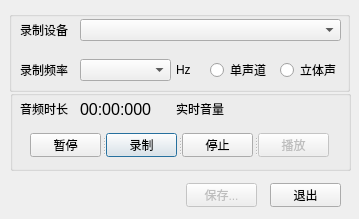
<?xml version="1.0" encoding="UTF-8"?>
<ui version="4.0">
 <class>KcAudioCaptureDlg</class>
 <widget class="QDialog" name="KcAudioCaptureDlg">
  <property name="geometry">
   <rect>
    <x>0</x>
    <y>0</y>
    <width>359</width>
    <height>219</height>
   </rect>
  </property>
  <property name="windowTitle">
   <string>Dialog</string>
  </property>
  <widget class="QComboBox" name="cbDeviceList">
   <property name="geometry">
    <rect>
     <x>80</x>
     <y>19</y>
     <width>261</width>
     <height>22</height>
    </rect>
   </property>
   <property name="font">
    <font/>
   </property>
  </widget>
  <widget class="QLabel" name="label">
   <property name="geometry">
    <rect>
     <x>20</x>
     <y>20</y>
     <width>60</width>
     <height>20</height>
    </rect>
   </property>
   <property name="font">
    <font/>
   </property>
   <property name="text">
    <string>录制设备</string>
   </property>
  </widget>
  <widget class="QLabel" name="label_3">
   <property name="geometry">
    <rect>
     <x>20</x>
     <y>60</y>
     <width>61</width>
     <height>20</height>
    </rect>
   </property>
   <property name="font">
    <font/>
   </property>
   <property name="text">
    <string>录制频率</string>
   </property>
  </widget>
  <widget class="QComboBox" name="cbRate">
   <property name="geometry">
    <rect>
     <x>80</x>
     <y>59</y>
     <width>91</width>
     <height>22</height>
    </rect>
   </property>
   <property name="font">
    <font/>
   </property>
  </widget>
  <widget class="QVolumnBar" name="wgVolumn" native="true">
   <property name="geometry">
    <rect>
     <x>232</x>
     <y>102</y>
     <width>101</width>
     <height>16</height>
    </rect>
   </property>
   <property name="font">
    <font/>
   </property>
  </widget>
  <widget class="QLabel" name="lbClock">
   <property name="geometry">
    <rect>
     <x>20</x>
     <y>97</y>
     <width>51</width>
     <height>24</height>
    </rect>
   </property>
   <property name="font">
    <font/>
   </property>
   <property name="text">
    <string>音频时长</string>
   </property>
  </widget>
  <widget class="QLabel" name="label_5">
   <property name="geometry">
    <rect>
     <x>176</x>
     <y>60</y>
     <width>21</width>
     <height>20</height>
    </rect>
   </property>
   <property name="font">
    <font/>
   </property>
   <property name="text">
    <string>Hz</string>
   </property>
  </widget>
  <widget class="QLabel" name="lbTime">
   <property name="enabled">
    <bool>true</bool>
   </property>
   <property name="geometry">
    <rect>
     <x>80</x>
     <y>97</y>
     <width>81</width>
     <height>24</height>
    </rect>
   </property>
   <property name="font">
    <font>
     <pointsize>12</pointsize>
     <bold>false</bold>
    </font>
   </property>
   <property name="text">
    <string>00:00:000</string>
   </property>
  </widget>
  <widget class="QRadioButton" name="rbMono">
   <property name="geometry">
    <rect>
     <x>210</x>
     <y>60</y>
     <width>61</width>
     <height>20</height>
    </rect>
   </property>
   <property name="font">
    <font/>
   </property>
   <property name="text">
    <string>单声道</string>
   </property>
  </widget>
  <widget class="QRadioButton" name="rbStereo">
   <property name="geometry">
    <rect>
     <x>280</x>
     <y>60</y>
     <width>61</width>
     <height>20</height>
    </rect>
   </property>
   <property name="font">
    <font/>
   </property>
   <property name="text">
    <string>立体声</string>
   </property>
  </widget>
  <widget class="QLabel" name="lbVolumn">
   <property name="geometry">
    <rect>
     <x>176</x>
     <y>97</y>
     <width>51</width>
     <height>24</height>
    </rect>
   </property>
   <property name="font">
    <font/>
   </property>
   <property name="text">
    <string>实时音量</string>
   </property>
  </widget>
  <widget class="QSplitter" name="splitter">
   <property name="geometry">
    <rect>
     <x>30</x>
     <y>133</y>
     <width>300</width>
     <height>24</height>
    </rect>
   </property>
   <property name="font">
    <font/>
   </property>
   <property name="orientation">
    <enum>Qt::Horizontal</enum>
   </property>
   <property name="handleWidth">
    <number>5</number>
   </property>
   <widget class="QPushButton" name="btPause">
    <property name="font">
     <font/>
    </property>
    <property name="text">
     <string>暂停</string>
    </property>
    <property name="icon">
     <iconset resource="../icons.qrc">
      <normaloff>:/icon/pause</normaloff>:/icon/pause</iconset>
    </property>
    <property name="autoDefault">
     <bool>false</bool>
    </property>
    <property name="default">
     <bool>false</bool>
    </property>
    <property name="flat">
     <bool>false</bool>
    </property>
   </widget>
   <widget class="QPushButton" name="btStart">
    <property name="font">
     <font/>
    </property>
    <property name="text">
     <string>录制</string>
    </property>
    <property name="icon">
     <iconset resource="../icons.qrc">
      <normaloff>:/icon/record</normaloff>:/icon/record</iconset>
    </property>
    <property name="default">
     <bool>false</bool>
    </property>
    <property name="flat">
     <bool>false</bool>
    </property>
   </widget>
   <widget class="QPushButton" name="btStop">
    <property name="font">
     <font/>
    </property>
    <property name="text">
     <string>停止</string>
    </property>
    <property name="icon">
     <iconset resource="../icons.qrc">
      <normaloff>:/icon/stop</normaloff>:/icon/stop</iconset>
    </property>
    <property name="autoDefault">
     <bool>false</bool>
    </property>
    <property name="default">
     <bool>false</bool>
    </property>
    <property name="flat">
     <bool>false</bool>
    </property>
   </widget>
   <widget class="QPushButton" name="btPlay">
    <property name="enabled">
     <bool>false</bool>
    </property>
    <property name="font">
     <font/>
    </property>
    <property name="text">
     <string>播放</string>
    </property>
    <property name="icon">
     <iconset resource="../icons.qrc">
      <normaloff>:/icon/play</normaloff>:/icon/play</iconset>
    </property>
    <property name="autoDefault">
     <bool>false</bool>
    </property>
    <property name="flat">
     <bool>false</bool>
    </property>
   </widget>
  </widget>
  <widget class="QGroupBox" name="groupBox">
   <property name="enabled">
    <bool>false</bool>
   </property>
   <property name="geometry">
    <rect>
     <x>9</x>
     <y>11</y>
     <width>341</width>
     <height>81</height>
    </rect>
   </property>
   <property name="font">
    <font/>
   </property>
   <property name="title">
    <string/>
   </property>
   <property name="flat">
    <bool>false</bool>
   </property>
   <property name="checkable">
    <bool>false</bool>
   </property>
  </widget>
  <widget class="QGroupBox" name="groupBox_2">
   <property name="geometry">
    <rect>
     <x>10</x>
     <y>90</y>
     <width>341</width>
     <height>81</height>
    </rect>
   </property>
   <property name="font">
    <font/>
   </property>
   <property name="title">
    <string/>
   </property>
  </widget>
  <widget class="QWaveBar" name="wgWave" native="true">
   <property name="geometry">
    <rect>
     <x>21</x>
     <y>176</y>
     <width>150</width>
     <height>36</height>
    </rect>
   </property>
  </widget>
  <widget class="QPushButton" name="btOk">
   <property name="enabled">
    <bool>false</bool>
   </property>
   <property name="geometry">
    <rect>
     <x>186</x>
     <y>183</y>
     <width>71</width>
     <height>24</height>
    </rect>
   </property>
   <property name="text">
    <string>保存...</string>
   </property>
  </widget>
  <widget class="QPushButton" name="btCancel">
   <property name="geometry">
    <rect>
     <x>270</x>
     <y>183</y>
     <width>71</width>
     <height>24</height>
    </rect>
   </property>
   <property name="text">
    <string>退出</string>
   </property>
  </widget>
  <zorder>groupBox_2</zorder>
  <zorder>groupBox</zorder>
  <zorder>cbDeviceList</zorder>
  <zorder>label</zorder>
  <zorder>label_3</zorder>
  <zorder>cbRate</zorder>
  <zorder>wgVolumn</zorder>
  <zorder>lbClock</zorder>
  <zorder>label_5</zorder>
  <zorder>lbTime</zorder>
  <zorder>rbMono</zorder>
  <zorder>rbStereo</zorder>
  <zorder>lbVolumn</zorder>
  <zorder>splitter</zorder>
  <zorder>wgWave</zorder>
  <zorder>btOk</zorder>
  <zorder>btCancel</zorder>
 </widget>
 <customwidgets>
  <customwidget>
   <class>QVolumnBar</class>
   <extends>QWidget</extends>
   <header>QVolumnBar.h</header>
   <container>1</container>
  </customwidget>
  <customwidget>
   <class>QWaveBar</class>
   <extends>QWidget</extends>
   <header location="global">QWaveBar.h</header>
   <container>1</container>
  </customwidget>
 </customwidgets>
 <resources>
  <include location="../icons.qrc"/>
 </resources>
 <connections/>
</ui>
